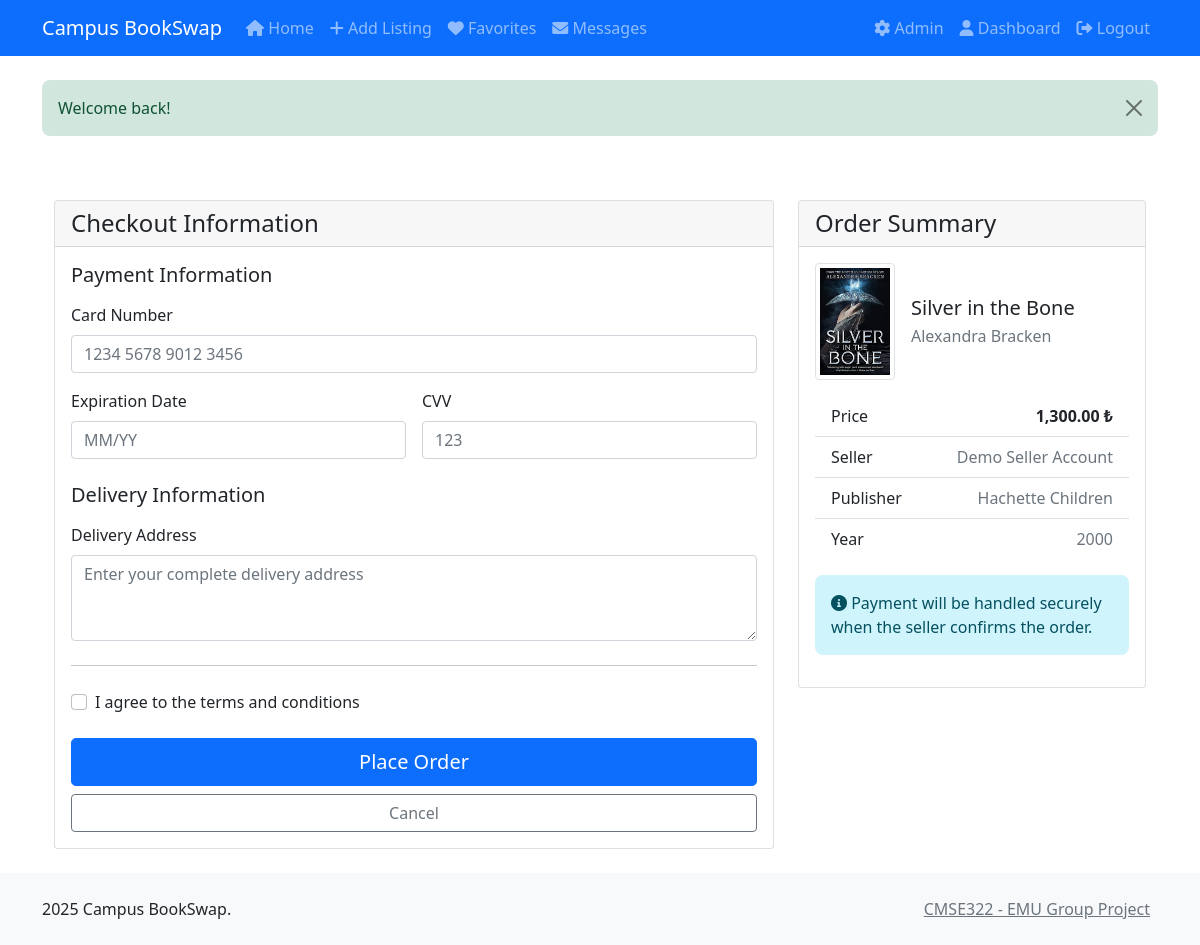
/projectfolder/checkout.php?id=33 (signed in), run on the app's committed database.
### tables this page shows
CREATE TABLE `listing` (
  `listing_id` int(11) NOT NULL,
  `book_id` int(11) DEFAULT NULL,
  `user_id` int(11) DEFAULT NULL,
  `title` varchar(255) DEFAULT NULL,
  `price` decimal(10,2) DEFAULT NULL,
  `condition` varchar(50) DEFAULT NULL,
  `listing_status` varchar(20) DEFAULT NULL,
  `description` text DEFAULT NULL,
  `listing_type` varchar(20) DEFAULT NULL CHECK (`listing_type` in ('sale','exchange')),
  `list_date` datetime DEFAULT NULL,
  `admin_approved` tinyint(1) DEFAULT 0
);

CREATE TABLE `book` (
  `book_id` int(11) NOT NULL,
  `title` varchar(255) NOT NULL,
  `author` varchar(100) DEFAULT NULL,
  `publisher_year` int(11) DEFAULT NULL,
  `publisher` varchar(100) DEFAULT NULL
);

CREATE TABLE `user` (
  `user_id` int(11) NOT NULL,
  `phone` varchar(20) DEFAULT NULL,
  `name` varchar(100) DEFAULT NULL,
  `email` varchar(100) DEFAULT NULL,
  `reg_date` date NOT NULL,
  `pass_hash` varchar(255) NOT NULL,
  `is_admin` tinyint(1) DEFAULT 0,
  `is_blocked` tinyint(1) DEFAULT 0
);

### projectfolder/includes/db.php (called while the page is built, shortened)
<?php
function getDbConnection() {
    static $conn = null;
    if ($conn === null) {
        try {
            $conn = new mysqli(DB_HOST, DB_USER, DB_PASS, DB_NAME);
            $conn->set_charset("utf8");
        } catch (Exception $e) {
            error_log("Database connection error: " . $e->getMessage());
            die("Sorry, we're experiencing technical difficulties. Please try again later.");
        }
    }
    return $conn;
}
function prepareStatement($sql) {
    $conn = getDbConnection();
    $stmt = $conn->prepare($sql);
    return $stmt;
}

### projectfolder/checkout.php (the view, shortened to what this page needs)
<?php
require_once 'includes/db.php';
$listing_id = $_GET['id'] ?? null;
$success = '';
$stmt = prepareStatement("
    SELECT
        l.*,
        b.title as book_title,
        b.author,
        b.publisher,
        b.publisher_year,
        u.name as seller_name,
        u.email as seller_email,
        (SELECT image_url FROM listing_image WHERE listing_id = l.listing_id LIMIT 1) as cover_image
    FROM listing l
    JOIN book b ON l.book_id = b.book_id
    JOIN user u ON l.user_id = u.user_id
    WHERE l.listing_id = ?
    AND l.listing_status = 'active'
    AND l.listing_type = 'sale'
    AND l.admin_approved = 1
");
$stmt->bind_param("i", $listing_id);
$stmt->execute();
$listing = $stmt->get_result()->fetch_assoc();
include 'includes/header.php';
?>
<div class="container mt-4">
    <div class="row">
        <?php if ($success): ?>
            <div class="col-md-8 offset-md-2">
                <div class="card">
                    <div class="card-body text-center">
                        <i class="fas fa-check-circle text-success fa-4x mb-3"></i>
                        <h3>Thank You!</h3>
                        <p class="lead"><?php echo $success; ?></p>
                        <div class="mt-4">
                            <a href="transactions.php" class="btn btn-primary">View Your Orders</a>
                            <a href="index.php" class="btn btn-secondary">Continue Shopping</a>
                        </div>
                    </div>
                </div>
            </div>
        <?php else: ?>
            <div class="col-md-4 order-md-2 mb-4">
                <div class="card">
                    <div class="card-header">
                        <h4 class="mb-0">Order Summary</h4>
                    </div>
                    <div class="card-body">
                        <div class="d-flex align-items-center mb-3">
                            <?php if ($listing['cover_image']): ?>
                                <img src="<?php echo htmlspecialchars($listing['cover_image']); ?>"
                                     class="img-thumbnail me-3" style="width: 80px;" alt="Book cover">
                            <?php endif; ?>
                            <div>
                                <h5 class="mb-1"><?php echo htmlspecialchars($listing['book_title']); ?></h5>
                                <p class="text-muted mb-0"><?php echo htmlspecialchars($listing['author']); ?></p>
                            </div>
                        </div>
                        <ul class="list-group list-group-flush mb-3">
                            <li class="list-group-item d-flex justify-content-between">
                                <span>Price</span>
                                <strong><?php echo $listing['price'] ? number_format($listing['price'], 2).' ₺' : '0.00 ₺'; ?></strong>
                            </li>
                            <li class="list-group-item d-flex justify-content-between">
                                <span>Seller</span>
                                <span class="text-muted"><?php echo htmlspecialchars($listing['seller_name']); ?></span>
                            </li>
                            <li class="list-group-item d-flex justify-content-between">
                                <span>Publisher</span>
                                <span class="text-muted"><?php echo htmlspecialchars($listing['publisher']); ?></span>
                            </li>
                            <li class="list-group-item d-flex justify-content-between">
                                <span>Year</span>
                                <span class="text-muted"><?php echo htmlspecialchars($listing['publisher_year']); ?></span>
                            </li>
                        </ul>
                        <div class="alert alert-info">
                            <i class="fas fa-info-circle"></i>
                            Payment will be handled securely when the seller confirms the order.
                        </div>
                    </div>
                </div>
            </div>
            <div class="col-md-8 order-md-1">
                <div class="card">
                    <div class="card-header">
                        <h4 class="mb-0">Checkout Information</h4>
                    </div>
                    <div class="card-body">
                        <form method="POST" id="checkoutForm">
                            <h5 class="mb-3">Payment Information</h5>
                            <div class="row g-3 mb-4">
                                <div class="col-12">
                                    <label class="form-label">Card Number</label>
                                    <input type="text" class="form-control" name="card_number"
                                           placeholder="1234 5678 9012 3456" required
                                           pattern="[0-9\s]{13,19}" maxlength="19">
                                </div>
                                <div class="col-md-6">
                                    <label class="form-label">Expiration Date</label>
                                    <input type="text" class="form-control" name="card_expiry"
                                           placeholder="MM/YY" required
                                           pattern="(0[1-9]|1[0-2])\/([0-9]{2})" maxlength="5">
                                </div>
                                <div class="col-md-6">
                                    <label class="form-label">CVV</label>
                                    <input type="text" class="form-control" name="card_cvv"
                                           placeholder="123" required
                                           pattern="[0-9]{3,4}" maxlength="4">
                                </div>
                            </div>
                            <h5 class="mb-3">Delivery Information</h5>
                            <div class="mb-4">
                                <label class="form-label">Delivery Address</label>
                                <textarea class="form-control" name="delivery_address"
                                          rows="3" required
                                          placeholder="Enter your complete delivery address"></textarea>
                            </div>
                            <hr class="my-4">
                            <div class="form-check mb-4">
                                <input type="checkbox" class="form-check-input" id="terms" required>
                                <label class="form-check-label" for="terms">
                                    I agree to the terms and conditions
                                </label>
                            </div>
                            <div class="d-grid gap-2">
                                <button class="btn btn-primary btn-lg" type="submit">
                                    Place Order
                                </button>
                                <a href="listing.php?id=<?php echo $listing_id; ?>"
                                   class="btn btn-outline-secondary">
                                    Cancel
                                </a>
                            </div>
                        </form>
                    </div>
                </div>
            </div>
        <?php endif; ?>
    </div>
</div>
<?php include 'includes/footer.php'; ?>

### projectfolder/assets/css/style.css (style rules this page uses)
body { min-height: 100vh; display: flex; flex-direction: column; }
.container { flex: 1; }
.card { transition: transform 0.2s ease-in-out, box-shadow 0.2s ease-in-out; }
.alert { border: none; border-radius: 0.5rem; }

### data on the page
listing: book.title "Silver in the Bone", book.author "Alexandra Bracken", price "1,300.00", user.name "Demo Seller Account", book.publisher "Hachette Children", book.publisher_year "2000"

### other printed values
SITE_NAME "Campus BookSwap"
$_SESSION['flash']['message'] "Welcome back!"
